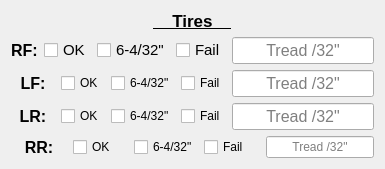
        <widget class="QFrame" name="tires_frame">
         <property name="frameShape">
          <enum>QFrame::NoFrame</enum>
         </property>
         <property name="frameShadow">
          <enum>QFrame::Raised</enum>
         </property>
         <layout class="QGridLayout" name="gridLayout_3">
          <item row="0" column="0">
           <widget class="QLabel" name="tires_label">
            <property name="font">
             <font>
              <pointsize>13</pointsize>
              <bold>true</bold>
              <underline>true</underline>
             </font>
            </property>
            <property name="text">
             <string>    Tires    </string>
            </property>
            <property name="alignment">
             <set>Qt::AlignCenter</set>
            </property>
           </widget>
          </item>
          <item row="1" column="0">
           <layout class="QHBoxLayout" name="horizontalLayout_7">
            <item>
             <widget class="QLabel" name="rf_tire_label">
              <property name="font">
               <font>
                <pointsize>12</pointsize>
                <bold>true</bold>
               </font>
              </property>
              <property name="text">
               <string>RF:</string>
              </property>
              <property name="alignment">
               <set>Qt::AlignCenter</set>
              </property>
             </widget>
            </item>
            <item>
             <widget class="QCheckBox" name="rf_tire_ok">
              <property name="font">
               <font>
                <pointsize>11</pointsize>
               </font>
              </property>
              <property name="text">
               <string>OK</string>
              </property>
              <attribute name="buttonGroup">
               <string notr="true">buttonGroup</string>
              </attribute>
             </widget>
            </item>
            <item>
             <widget class="QCheckBox" name="rf_tire_attention">
              <property name="font">
               <font>
                <pointsize>11</pointsize>
               </font>
              </property>
              <property name="text">
               <string>6-4/32&quot;</string>
              </property>
              <attribute name="buttonGroup">
               <string notr="true">buttonGroup</string>
              </attribute>
             </widget>
            </item>
            <item>
             <widget class="QCheckBox" name="rf_tire_fail">
              <property name="font">
               <font>
                <pointsize>11</pointsize>
               </font>
              </property>
              <property name="text">
               <string>Fail</string>
              </property>
              <attribute name="buttonGroup">
               <string notr="true">buttonGroup</string>
              </attribute>
             </widget>
            </item>
            <item>
             <widget class="QLineEdit" name="rf_tire_line">
              <property name="sizePolicy">
               <sizepolicy hsizetype="Minimum" vsizetype="Fixed">
                <horstretch>0</horstretch>
                <verstretch>0</verstretch>
               </sizepolicy>
              </property>
              <property name="font">
               <font>
                <pointsize>12</pointsize>
               </font>
              </property>
              <property name="alignment">
               <set>Qt::AlignCenter</set>
              </property>
              <property name="placeholderText">
               <string>Tread /32&quot;</string>
              </property>
             </widget>
            </item>
           </layout>
          </item>
          <item row="2" column="0">
           <layout class="QHBoxLayout" name="horizontalLayout_8">
            <item>
             <widget class="QLabel" name="lf_tire_label">
              <property name="font">
               <font>
                <pointsize>12</pointsize>
                <bold>true</bold>
               </font>
              </property>
              <property name="text">
               <string>LF:</string>
              </property>
              <property name="alignment">
               <set>Qt::AlignCenter</set>
              </property>
             </widget>
            </item>
            <item>
             <widget class="QCheckBox" name="lf_tire_ok">
              <property name="text">
               <string>OK</string>
              </property>
              <attribute name="buttonGroup">
               <string notr="true">buttonGroup_2</string>
              </attribute>
             </widget>
            </item>
            <item>
             <widget class="QCheckBox" name="lf_tire_attention">
              <property name="text">
               <string>6-4/32&quot;</string>
              </property>
              <attribute name="buttonGroup">
               <string notr="true">buttonGroup_2</string>
              </attribute>
             </widget>
            </item>
            <item>
             <widget class="QCheckBox" name="lf_tire_fail">
              <property name="text">
               <string>Fail</string>
              </property>
              <attribute name="buttonGroup">
               <string notr="true">buttonGroup_2</string>
              </attribute>
             </widget>
            </item>
            <item>
             <widget class="QLineEdit" name="lf_tire_line">
              <property name="sizePolicy">
               <sizepolicy hsizetype="Minimum" vsizetype="Fixed">
                <horstretch>0</horstretch>
                <verstretch>0</verstretch>
               </sizepolicy>
              </property>
              <property name="font">
               <font>
                <pointsize>12</pointsize>
               </font>
              </property>
              <property name="alignment">
               <set>Qt::AlignCenter</set>
              </property>
              <property name="placeholderText">
               <string>Tread /32&quot;</string>
              </property>
             </widget>
            </item>
           </layout>
          </item>
          <item row="3" column="0">
           <layout class="QHBoxLayout" name="horizontalLayout_9">
            <item>
             <widget class="QLabel" name="lr_tire_label">
              <property name="font">
               <font>
                <pointsize>12</pointsize>
                <bold>true</bold>
               </font>
              </property>
              <property name="text">
               <string>LR:</string>
              </property>
              <property name="alignment">
               <set>Qt::AlignCenter</set>
              </property>
             </widget>
            </item>
            <item>
             <widget class="QCheckBox" name="lr_tire_ok">
              <property name="text">
               <string>OK</string>
              </property>
              <attribute name="buttonGroup">
               <string notr="true">buttonGroup_3</string>
              </attribute>
             </widget>
            </item>
            <item>
             <widget class="QCheckBox" name="lr_tire_attention">
              <property name="text">
               <string>6-4/32&quot;</string>
              </property>
              <attribute name="buttonGroup">
               <string notr="true">buttonGroup_3</string>
              </attribute>
             </widget>
            </item>
            <item>
             <widget class="QCheckBox" name="lr_tire_fail">
              <property name="text">
               <string>Fail</string>
              </property>
              <attribute name="buttonGroup">
               <string notr="true">buttonGroup_3</string>
              </attribute>
             </widget>
            </item>
            <item>
             <widget class="QLineEdit" name="lr_tire_line">
              <property name="sizePolicy">
               <sizepolicy hsizetype="Minimum" vsizetype="Fixed">
                <horstretch>0</horstretch>
                <verstretch>0</verstretch>
               </sizepolicy>
              </property>
              <property name="font">
               <font>
                <pointsize>12</pointsize>
               </font>
              </property>
              <property name="alignment">
               <set>Qt::AlignCenter</set>
              </property>
              <property name="placeholderText">
               <string>Tread /32&quot;</string>
              </property>
             </widget>
            </item>
           </layout>
          </item>
          <item row="4" column="0">
           <layout class="QHBoxLayout" name="horizontalLayout_10">
            <item>
             <widget class="QLabel" name="rr_tire_label">
              <property name="font">
               <font>
                <pointsize>12</pointsize>
                <bold>true</bold>
               </font>
              </property>
              <property name="text">
               <string>RR:</string>
              </property>
              <property name="alignment">
               <set>Qt::AlignCenter</set>
              </property>
             </widget>
            </item>
            <item>
             <widget class="QCheckBox" name="rr_tire_ok">
              <property name="text">
               <string>OK</string>
              </property>
              <attribute name="buttonGroup">
               <string notr="true">buttonGroup_4</string>
              </attribute>
             </widget>
            </item>
            <item>
             <widget class="QCheckBox" name="rr_tire_attention">
              <property name="text">
               <string>6-4/32&quot;</string>
              </property>
              <attribute name="buttonGroup">
               <string notr="true">buttonGroup_4</string>
              </attribute>
             </widget>
            </item>
            <item>
             <widget class="QCheckBox" name="rr_tire_fail">
              <property name="text">
               <string>Fail</string>
              </property>
              <attribute name="buttonGroup">
               <string notr="true">buttonGroup_4</string>
              </attribute>
             </widget>
            </item>
            <item>
             <widget class="QLineEdit" name="rr_tire_line">
              <property name="sizePolicy">
               <sizepolicy hsizetype="Minimum" vsizetype="Fixed">
                <horstretch>0</horstretch>
                <verstretch>0</verstretch>
               </sizepolicy>
              </property>
              <property name="alignment">
               <set>Qt::AlignCenter</set>
              </property>
              <property name="placeholderText">
               <string>Tread /32&quot;</string>
              </property>
             </widget>
            </item>
           </layout>
          </item>
         </layout>
        </widget>
